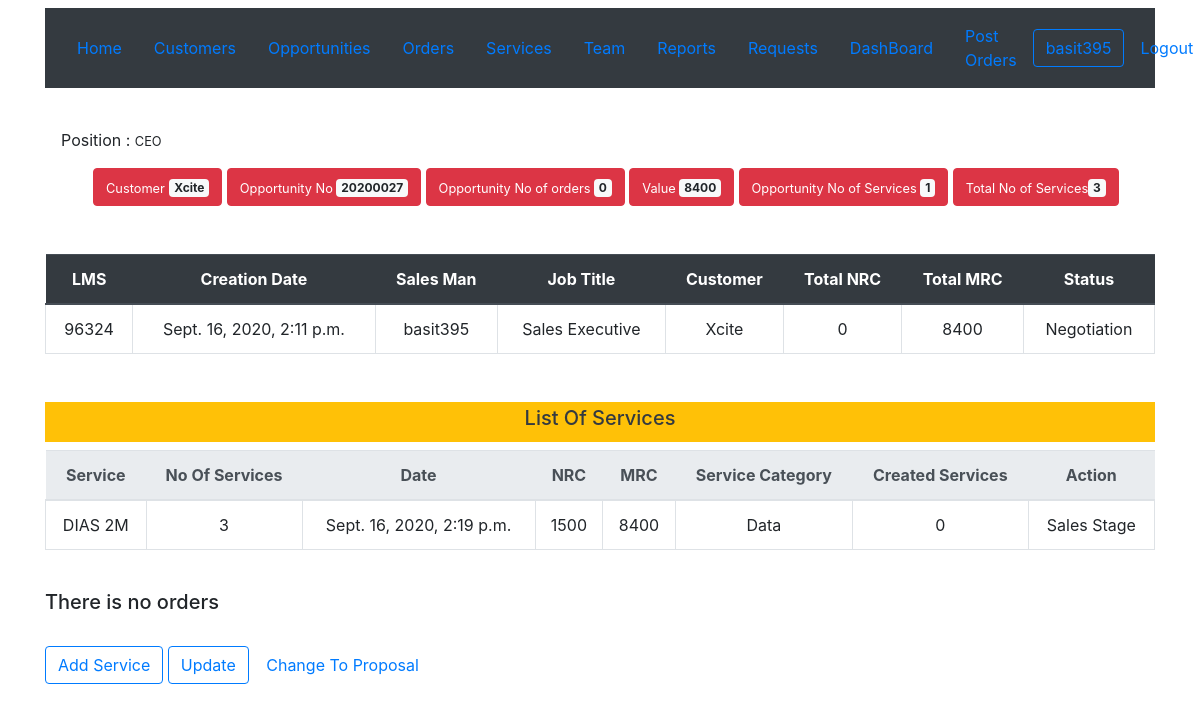
Page /crmapp/opportunity/35/ (signed in) on the committed database.
### accounts/models.py (models this page shows, shortened)
class Profile(models.Model):
    user = models.OneToOneField(User,on_delete=models.CASCADE)
    phone = models.CharField("Phon No",max_length=100,null=True)
    jobtitle = models.CharField("Job Title",max_length=100,null=True)

### crmapp/models.py (models this page shows, shortened)
class opportunity(models.Model):
    lms = models.IntegerField("LMS No",unique=True)
    opportunityno = models.IntegerField("Opportunity No",unique=True)
    creationdate = models.DateTimeField("Creation Date",default=timezone.now())
    salesman = models.ForeignKey(User,blank=True,null=True,on_delete=models.CASCADE,related_name='salesman_opportunities',verbose_name ='Sales Man')
    employeejobtitle = models.CharField("Job Title",max_length=100,null=True,default='Sales Executive') #def
    customer = models.ForeignKey(customer,blank=True,on_delete=models.CASCADE,related_name='customer_opportunities',verbose_name ='Customer')
    status = models.ForeignKey(operationstatus,blank=True,on_delete=models.CASCADE,related_name='status_opportunities',verbose_name ='Status',null=True,default=defaultstatus)
    updatedate = models.DateTimeField("Update Date",auto_now=True)
    authorized = models.CharField("Authorized Person",max_length=100,null=True,blank=True)
    totalnrc = models.IntegerField("Total NRC",default=0)
    totalmrc = models.IntegerField("Total MRC",default=0)
    coordinates = models.CharField("Coordinates",max_length=100,null=True,blank=True)
    source = models.ForeignKey(leadsource,blank=True,on_delete=models.CASCADE,related_name='source_opportunities',verbose_name ='Source',null=True)
    class Meta:
        verbose_name ='Opportunity'
        verbose_name_plural ='Opportunitys'
    def save(self, *args, **kwargs):
        opportunityorders =self.opportunity_orders.all()
        opportunityorderspost =self.opportunity_orders.filter(orderstatus='post').all()
        opportunityservices = self.opportunity_addservices.all()
        if opportunityorders:
            self.status = operationstatus.objects.get(id=7)
        if opportunityorderspost:
            self.status = operationstatus.objects.get(id=12)
        if opportunityservices:
            mrcsumoo = opportunityservices.aggregate(Sum('totalmrc'))
            mrcsumo = mrcsumoo['totalmrc__sum']
            self.totalmrc = mrcsumo
        super(opportunity, self).save(*args, **kwargs)

class customer(models.Model):
    creator = models.ForeignKey(User,blank=True,null=True,on_delete=models.CASCADE,related_name='user_customers',verbose_name ='Creator')
    customername = models.CharField("Customer Name",max_length=100,null=True)
    cr = models.IntegerField(null = True,blank = True, unique=True)
    activity  = models.CharField(max_length=100,blank=True)
    city = models.CharField(max_length=40,blank=True,null=True)
    no_of_employees = models.IntegerField(null = True,blank = True)
    branches = models.IntegerField(null = True,blank = True)
    district  = models.CharField(max_length = 100,blank = True)
    street  = models.CharField(max_length=100,blank=True)
    phone = models.IntegerField(null = True,blank = True)
    email = models.EmailField(null = True,blank = True)
    current_services = models.CharField(max_length=1000,blank=True)
    notes = models.CharField(max_length=1000,blank=True)
    creationdate = models.DateTimeField("Creation Date",auto_now_add=True)
    updatedate = models.DateTimeField("Update Date",auto_now=True)
    def __str__(self):
        return self.customername

class operationstatus(models.Model):
    operationstatusname = models.CharField("Operation_Status",max_length=100,null=True)
    class Meta:
        verbose_name ='Operation Status'
        verbose_name_plural ='Operation Status'
    def __str__(self):
        return self.operationstatusname

class addservices(models.Model):
    serviceowner = models.ForeignKey(User,blank=True,null=True,on_delete=models.CASCADE,related_name='salesman_addservices',verbose_name ='Service Owner')
    opportunity = models.ForeignKey(opportunity,on_delete=models.CASCADE,related_name='opportunity_addservices',verbose_name ='Opportunity')
    service = models.ForeignKey(service,blank=True,on_delete=models.CASCADE,related_name='service_opportunities',verbose_name ='Service')
    noofservices = models.IntegerField("No Of Services",default=1)
    servicecategory = models.CharField("Service Category",max_length=100,null=True)
    totalnrc = models.IntegerField("Total NRC",default=0)
    totalmrc = models.IntegerField("Total MRC",default=0)
    createdservices = models.IntegerField("Created Services",default=0)
    creationdate = models.DateTimeField("Creation Date",auto_now_add=True)
    updatedate = models.DateTimeField("Update Date",auto_now=True)
    class Meta:
        verbose_name ='Add Service'
        verbose_name_plural ='Add Services'

class service(models.Model):
    servicename = models.CharField("Service",max_length=100,null=True)
    servicecategory = models.ForeignKey(servicecategory,blank=True,on_delete=models.CASCADE,related_name='category_services',verbose_name ='Service Category')
    ncc_id = models.IntegerField(unique=True)
    catalogue_id = models.IntegerField(unique=True)
    nrc = models.IntegerField()
    mrc = models.IntegerField()
    commission = models.IntegerField()
    def __str__(self):
        return self.servicename

### crmapp/views.py (the view)
# urls.py: path('opportunity/<pk>/', views.opportunitydetail, name='opportunitydetail'),
def opportunitydetail(request,pk):
    opportunitynow = get_object_or_404(opportunity,pk=pk)
    opportunityorders = opportunitynow.opportunity_orders.all()
    opportunityservices = opportunitynow.opportunity_addservices.all()
    mrcsumoo = opportunityservices.aggregate(Sum('totalmrc'))
    mrcsumo = mrcsumoo['totalmrc__sum']
    mrcsum= opportunityorders.aggregate(Sum('mrc'))
    mrcsum1 = mrcsum['mrc__sum']
    job = get_object_or_404(Profile,user=request.user)
    totalservices = opportunityservices.aggregate(Total=Sum('noofservices'))
    opportunitynow.save()
    context = {'job':job,'totalservices':totalservices,'mrcsumo':mrcsumo,'opportunityorders':opportunityorders,'opportunitynow':opportunitynow,'mrcsum1':mrcsum1,'opportunityservices':opportunityservices}
    return render(request, 'crmapp/opportunity_detail.html',context)

### crmapp/templates/crmapp/opportunity_detail.html (shortened to what this page needs)
{% extends 'crmapp/base.html' %}
{% block content %}
  <br>
  <div class="container">
<div class="m-3">
<span>Position : <small>{{job.jobtitle}}</small></span>
<br>
</div>
<div class="row ml-5">
<div class="column">
  <button type="button" class="btn btn-danger">
    <small>Customer</small> <span class="badge badge-light">{{opportunitynow.customer}}</span>
  </button>
  <button type="button" class="btn btn-danger">
    <small>Opportunity No </small><span class="badge badge-light">{{opportunitynow.opportunityno}}</span>
  </button>
  <button type="button" class="btn btn-danger">
    <small>Opportunity No of orders  </small><span class="badge badge-light">{{opportunityorders.count}}</span>
  </button>
  <button type="button" class="btn btn-danger">
    <small>Value </small><span class="badge badge-light">{{mrcsumo}}</span>
  </button>
  <button type="button" class="btn btn-danger">
    <small>Opportunity No of Services  </small><span class="badge badge-light">{{opportunityservices.count}}</span>
  </button>
  <button type="button" class="btn btn-danger">
    <small>Total No of Services</small><span class="badge badge-light">{{totalservices.Total}}</span>
  </button>
</div>
</div>
<table class="table mt-5">
    <thead class="thead-dark">
  <tr>
    <th class="text-center">LMS</th>
    <th class="text-center">Creation Date</th>
    <th class="text-center">Sales Man</th>
    <th class="text-center">Job Title</th>
    <th class="text-center">Customer</th>
    <th class="text-center">Total NRC</th>
    <th class="text-center">Total MRC</th>
    <th class="text-center">Status</th>
  </tr>
  <tr>
  <td class="border text-center">{{opportunitynow.lms}}</td>
  <td class="border text-center">{{opportunitynow.creationdate}}</td>
  <td class="border text-center">{{opportunitynow.salesman}}</td>
  <td class="border text-center">{{opportunitynow.employeejobtitle}}</td>
  <td class="border text-center">{{opportunitynow.customer}}</td>
  <td class="border text-center">{{opportunitynow.totalnrc}}</td>
  <td class="border text-center">{{opportunitynow.totalmrc}}</td>
  <td class="border text-center">{{opportunitynow.status}}</td>
</table>
{% if opportunityservices.count%}
<div class="p-1 mb-2 mt-5 bg-warning text-dark d-flex justify-content-center"><h5 >List Of Services</h5></div>
<table class="table mt-1">
    <thead class="thead-light">
  <tr>
    <th class="text-center">Service</th>
    <th class="text-center">No Of Services</th>
    <th class="text-center">Date</th>
    <th class="text-center">NRC</th>
    <th class="text-center">MRC</th>
    <th class="text-center">Service Category</th>
    <th class="text-center">Created Services</th>
    <th class="text-center">Action</th>
  </tr>
{% for service in opportunityservices%}
  <tr>
  <td class="border text-center">{{service.service}}</td>
  <td class="border text-center">{{service.noofservices}}</td>
  <td class="border text-center">{{service.creationdate}}</td>
  <td class="border text-center">{{service.totalnrc}}</td>
  <td class="border text-center">{{service.totalmrc}}</td>
  <td class="border text-center">{{service.servicecategory}}  </td>
  <td class="border text-center">{{service.createdservices}}  </td>
  {% if service.noofservices > service.createdservices and opportunitynow.status|stringformat:"s"  == 'Held'  %}
  <td class="border text-center"><a href="{% url 'newordero' pk=opportunitynow.pk pk1=service.pk %}">Add Order</a></td>
  {% elif service.noofservices > service.createdservices and opportunitynow.status|stringformat:"s"  == 'Open' %}
  <td class="border text-center"><a href="{% url 'newordero' pk=opportunitynow.pk pk1=service.pk %}">Add Order</a></td>
  {% elif service.noofservices > service.createdservices and opportunitynow.status|stringformat:"s"  == 'Validated' %}
  <td class="border text-center"><a href="{% url 'newordero' pk=opportunitynow.pk pk1=service.pk %}">Add Order</a></td>
  {% elif service.noofservices > service.createdservices and opportunitynow.status|stringformat:"s"  == 'PostSome' %}
  <td class="border text-center"><a href="{% url 'newordero' pk=opportunitynow.pk pk1=service.pk %}">Add Order</a></td>
  {% elif service.noofservices <= service.createdservices %}
  <td class="border text-center"> Completed</td>
  {% elif service.noofservices > service.createdservices and opportunitynow.status|stringformat:"s"  == 'Negotiation' %}
  <td class="border text-center">Sales Stage</td>
  {% elif service.noofservices > service.createdservices and opportunitynow.status|stringformat:"s"  == 'Proposal' %}
  <td class="border text-center">Sales Stage</td>
  {% endif %}
  </tr>
{% endfor %}
</table>
{% else%}
<h5>There is no Services</h5>
{% endif %}
<br>
{% if opportunityorders.count%}
<div class="p-1 mb-2 mt-5 bg-info text-dark d-flex justify-content-center"><h5 >List Of Orders</h5></div>
<table class="table mt-1">
    <thead class="thead-light">
  <tr>
    <th class="text-center">Order No</th>
    <th class="text-center">Account No</th>
    <th class="text-center">Date</th>
    <th class="text-center">Status</th>
    <th class="text-center">Service</th>
    <th class="text-center">Executive</th>
  </tr>
{% for order in opportunityorders%}
  <tr>
  <td class="border text-center"><a href="{% url 'orderdetail' pk=order.pk %}">{{order.orderno}}</a></td>
  <td class="border text-center">{{order.accountno}}</td>
  <td class="border text-center">{{order.creationdate}}</td>
  <td class="border text-center">{{order.orderstatus}}</td>
  <td class="border text-center">{{order.service}}</td>
  <td class="border text-center">{{order.operationexecutive}}</td>
  </tr>
{% endfor %}
</table>
{% else%}
<h5>There is no orders</h5>
{% endif %}
<br>
<span>
<button  class="btn btn-outline-primary"><a href="{% url 'addservice' pk=opportunitynow.id %}">Add Service</a></button>
</span>
<span>
<button  class="btn btn-outline-primary"><a href="{% url 'opportunityupdate' pk=opportunitynow.id %}">Update</a></button>
</span>
<span>{% if opportunitynow.status|stringformat:"s"  == 'Negotiation' %}
<button type="button" class="btn btn-link"><a href="{% url 'proposal' pk=opportunitynow.id %}">Change To Proposal</a></button>
{% endif %}</span>
</div>
{% endblock %}

### crmapp/templates/crmapp/base.html (shortened to what this page needs)
<!DOCTYPE html>
<html lang="en" dir="ltr">
  <head>
<link rel="stylesheet" href="https://stackpath.bootstrapcdn.com/bootstrap/4.5.0/css/bootstrap.min.css">
</head>
  <body>
  <div class="container mt-2">
  <nav class="navbar navbar-expand-lg navbar-light bg-dark">
    <a class="nav-link" href="{% url 'home' %}">Home<span class="sr-only">(current)</span></a>
    <a class="nav-link" href="{% url 'customerslist' %}"> Customers <span class="sr-only">(current)</span></a>
    <a class="nav-link" href="{% url 'opportunitylist' %}"> Opportunities <span class="sr-only">(current)</span></a>
    <a class="nav-link" href="{% url 'order' %}">Orders<span class="sr-only">(current)</span></a>
    <a class="nav-link" href="{% url 'servicelist' %}">Services<span class="sr-only">(current)</span></a>
    <a class="nav-link" href="{% url 'stafflist' %}">Team <span class="sr-only">(current)</span></a>
    <a class="nav-link" href="{% url 'report' %}">Reports<span class="sr-only">(current)</span></a>
    <a class="nav-link" href="{% url 'suggestion' %}">Requests<span class="sr-only">(current)</span></a>
    <a class="nav-link" href="{% url 'dashboard' %}">DashBoard<span class="sr-only">(current)</span></a>
    <a class="nav-link" href="{% url 'orderpost' %}">Post Orders<span class="sr-only">(current)</span></a>
    {% if user.username %}
    <button  class="btn btn-outline-primary">{{user.username}}</a></button>
    <a class="nav-link" href="{% url 'logout' %}">Logout<span class="sr-only">(current)</span></a>
    {% else %}
    <a class="nav-link" href="{% url 'login' %}">Login<span class="sr-only">(current)</span></a>
    {% endif %}
  </nav>
</div>
{% block content %}
  {% endblock %}
  </body>
</html>

### rows in the picture
Profile: jobtitle "CEO"
opportunity: customer "Xcite", opportunityno "20200027", lms "96324", creationdate "Sept. 16, 2020, 2:11 p.m.", salesman "basit395", employeejobtitle "Sales Executive", totalnrc "0", totalmrc "8400", status "Negotiation"
addservices: service "DIAS 2M", noofservices "3", creationdate "Sept. 16, 2020, 2:19 p.m.", totalnrc "1500", totalmrc "8400", servicecategory "Data", createdservices "0", shows "Sales Stage"

### other values in the picture
{{ user.username }} "basit395"
{{ opportunityorders.count }} "0"
{{ mrcsumo }} "8400"
{{ opportunityservices.count }} "1"
{{ totalservices.Total }} "3"
